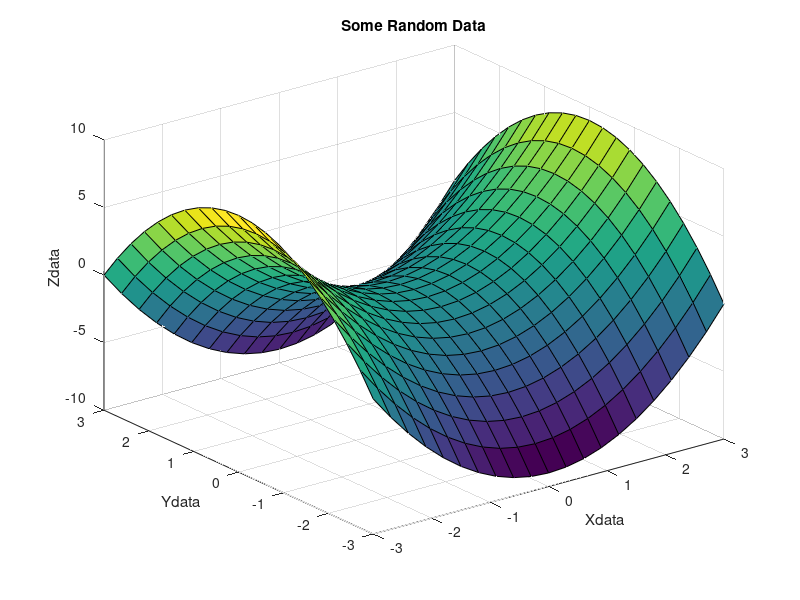

Here is the MATLAB script that generated this plot: (Note: this script raises an error after producing the figure.)
%% Plot Header

%this script will generate plots

%% A script to test 3D plotting

%making up some random variables
x = [-3:.3:3]; %some made up x array
y = [-3:.3:3]; %some made up y array

[xx,yy] = meshgrid(x,y);
% what this does is makes a column vector z into an nxn matrix so [1 2 3] becomes
% [1 2 3; 1 2 3; 1 2 3;]
% it does the same thing to the y values

%you need to make a meshgrid before plotting a surface plot - you cannot
%simply give it x,y,z coordinate points

zz=xx.^2-yy.^2; %the z term MUST relate the x terms to the y terms

figure
surf(xx,yy,zz)
title('Some Random Data')
xlabel('Xdata')
ylabel('Ydata')
zlabel('Zdata')

%% Deliverable h
%axial force

%things you need to supply for this deliverable to work:
% an array of member lengths
% an array of crank angles - this should be constant - zero to 2pi
% an array of axial force - this is determined by a relationship between x
% and y

%axes: member length (x), Crank angle (0 - 2pi) (y), axial force (z)

xh = [x2;x4;x5]; %this is a placeholder vector representing the length of the members 2, 4, and 5 (seperate plots)
yh = [theta2';theta4';theta5']; %this is a placeholder vector representing the 
zh = axialF;

for i=1:3
[xxh,yyh] = meshgrid(xh(i,:),yh(i,:)); %making the inputs into a grid so they can be plotted
zzh = meshgrid(zh(i,:)); %this is the relationship between [xx,yy] and zz - so some function of 
MAXaxial = max(zzh(i,:)); %we are interested in finding the maximum force value
MINaxial = min(zzh(i,:)); %we are also interested in finding the minimum force value

figure 

surf(xxh,yyh,zzh,'edgecolor','none')

title('Crank Angle and Member Length with respect to Axial Force')
xlabel('Member Length (m)')
ylabel('Crank Angle (rad.)')
zlabel('Axial Force (N)')
end
%% Deliverable i
%same thing as deliberable h, but this is with shear force instead of axial
%force.

%axes: member length (x), Crank angle (0 - 2pi) (y), shear force (z)

xi = [.1:.1:3]; %this is a placeholder vector representing the length of the members 2, 4, and 5 (seperate plots)
yi = [0:pi/100:2*pi]; %this is a placeholder vector representing the 

[xxi,yyi] = meshgrid(xi,yi); %making the inputs into a grid so they can be plotted

zzi = 0; %this is the relationship between [xx,yy] and zz - so some function of 
MAXshear = max(zzi); %we are interested in finding the maximum force value
MINshear = min(zzi); %we are also interested in finding the minimum force value

figure
surf(xxi,yyi,zzi)
title('Crank Angle and Member Length with respect to Shear Force')
xlabel('Member Length (m)')
ylabel('Crank Angle (rad.)')
zlabel('Shear Force (N)')
%% Deliberable j
% internal bending moment

%same thing as deliberable h, but this is with moment instead of axial
%force.

%axes: member length (x), Crank angle (0 - 2pi) (y), internal bending moment (z)

xj = [.1:.1:3]; %this is a placeholder vector representing the length of the members 2, 4, and 5 (seperate plots)
yj = [0:pi/100:2*pi]; %this is a placeholder vector representing the 

[xxj,yyj] = meshgrid(xj,yj); %making the inputs into a grid so they can be plotted

zzj = 0; %this is the relationship between [xx,yy] and zz - so some function of 
MAXmoment = max(zzj); %we are interested in finding the maximum force value
MINmoment = min(zzj); %we are also interested in finding the minimum force 

figure
surf(xxj,yyj,zzj)
title('Crank Angle and Member Length with respect to Internal Bending Moment')
xlabel('Member Length (m)')
ylabel('Crank Angle (rad.)')
zlabel('Bending Moment (N*m)')

